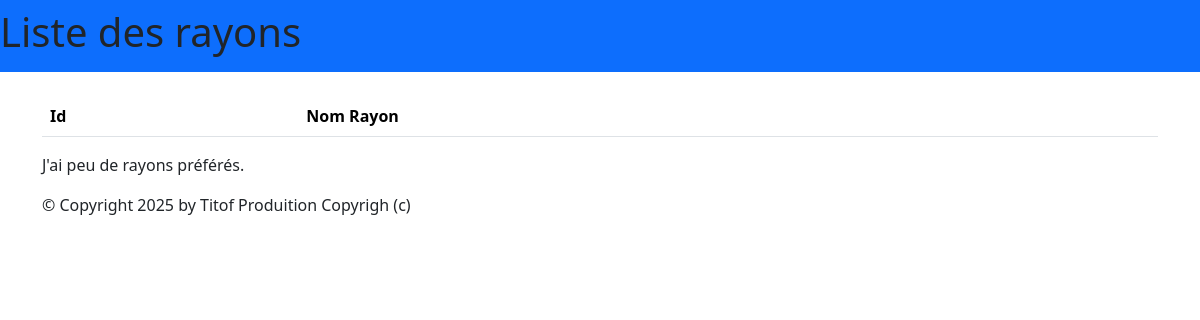
The app's page /monApp/rayon, older data.
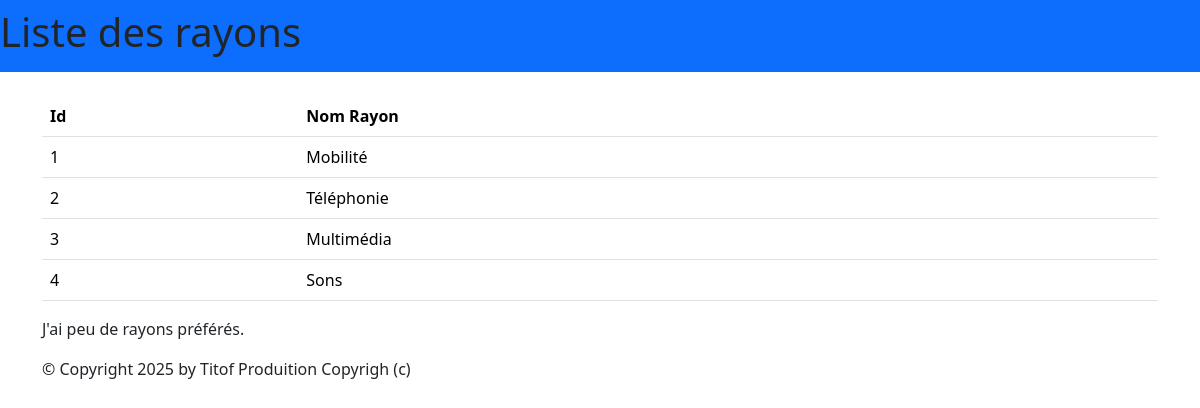
The same page, newer data.
### monApp/models.py (models this page shows, shortened)
class Rayon(models.Model):
    idRayon = models.AutoField(primary_key=True)
    nomRayon = models.CharField(max_length=200)

### monApp/views.py (the view)
# urls.py: path("rayon", views.liste_rayon, name="rayon"),
def liste_rayon(request):
    rs = Rayon.objects.all()
    return render(request, 'monApp/list_rayons.html',{'rs': rs})

### monApp/templates/monApp/list_rayons.html
{% extends 'monApp/base.html' %}
{% block menu %}
    <h1>Liste des rayons</h1>
{% endblock %}
{% block contenu %}
<table class="table">
        <thead>
            <th>Id</th>
            <th>Nom Rayon</th>
        </thead>
        <tbody>
            {% for r in rs %}
            <tr>
                <td>{{ r.idRayon }} </td>
                <td>{{ r.nomRayon }} </td>
            </tr>
            {% endfor %}
        </tbody>
    </table>
    <p>
    J'ai
    {% if rs|length < 5 %}
    peu de
    {% elif rs|length < 10 %}
    quelques
    {% else %}
    beaucoup de
    {% endif %}
    rayons préférés.
    </p>
{% endblock %}

### monApp/templates/monApp/base.html (shortened to what this page needs)
<!doctype html>
{% load static %}
<html lang="fr">
    <head>
        {% block styles %}
            <link rel="stylesheet" href="{% static 'styles.css' %}" />
            {% load django_bootstrap5 %}
            {% bootstrap_css %}
        {% endblock %}
    </head>
    <body>
            {% block nav %}
            <nav class="navbar navbar-expand-md navbar-dark bg-primary mb-4">
                {% block menu %}{% endblock %}
            </nav >
            {% endblock %}
        <main role="main" class="container top-pushed">
            <div class="jumbotron">
                {% block contenu %}
                {% endblock %}
            </div>
        </main>
        <footer class="footer">
            <div class="container">
                <p>&copy; Copyright {% now "Y" %} by Titof Produition Copyrigh (c)</p>
            </div>
        </footer>
    </body>
</html>

### static/styles.css (style rules this page uses)
h1 { color: red }

Row changes from the older to the newer data that the page shows:
added Rayon: idRayon "1", nomRayon "Mobilité"
added Rayon: idRayon "2", nomRayon "Téléphonie"
added Rayon: idRayon "3", nomRayon "Multimédia"
added Rayon: idRayon "4", nomRayon "Sons"
